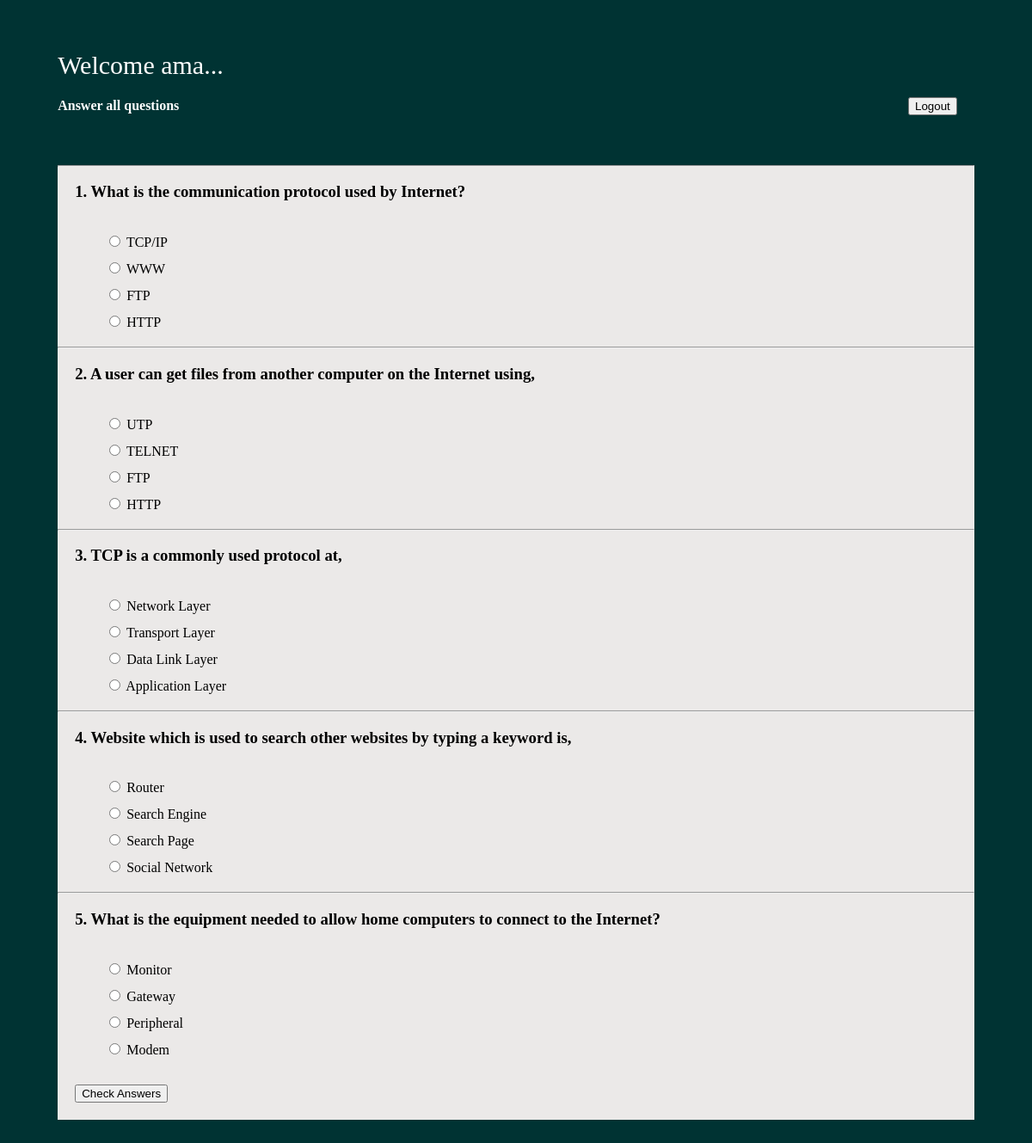
/question.php (signed in), run on the app's committed database.
### tables this page shows
CREATE TABLE `question` (
  `qID` varchar(10) NOT NULL,
  `question` varchar(150) NOT NULL,
  `ansID` int(10) NOT NULL
);

CREATE TABLE `answer` (
  `aID` int(10) NOT NULL,
  `answer` varchar(50) NOT NULL,
  `ansID` int(10) NOT NULL
);

### question.php (the view, shortened to what this page needs)
<?php
	require_once('connection.php');
?>
<html>
    <head>
    </head>
    <body>
        <div class="toparea">
            <span style="color: white; font-size: 30px;">
				Welcome <?php echo $_SESSION['username']; ?>...
			</span>
			<form method="POST" action="logout.php">
				<input type="submit" name="logout" value="Logout" style="float:right ">
			</form>
			<h4 style="color: white;">Answer all questions</h4>
		</div>
		<div class="qarea">
                <form action="answer.php" method = "POST" >
                    <?php
                    $chosing = "Select * from question order by rand() limit 5";
                    $count = 1;
                    $result = mysqli_query($connection, $chosing);
						 while ($rows = mysqli_fetch_array($result)) {
                        array_push($_SESSION['question'], $rows['question']);
                        ?>
                        <hr/>
                        <h3><?php echo  $count . ". " . $rows['question']; ?></h3><br/>
                        <?php
                        $chosing2 = "Select * from answer WHERE ansID='{$rows['qID']}' order by rand()";
                        $result2 = mysqli_query($connection, $chosing2);
                        $count++;
                        while ($rows = mysqli_fetch_array($result2)) {
                            ?>
                            <div class = "answr">
							<input type="radio" name="quizcheck[<?php echo $rows['ansID'];?>]" value="<?php $rows['aID']; ?>"> <?php echo $rows['answer']; ?>
                            <br>
                            </div>
                            <?php
                        }
                    }
                    ?>
                    <div>
                        <input type="submit" name="submit" value="Check Answers">
                    </div>
                </form>
            </div>
    </body>
</html>

### question.php (style rules this page uses)
body { background-color: #003333; }
.toparea { margin: 5%; }
.qarea { background-color: #ebe9e8; margin: 5%; }
h3 { margin-left: 20px; }
input[type=submit] { margin: 20px; }
input[type=radio] { margin-bottom: 15px; margin-left: 60px; }

### data on the page
question: question "What is the communication protocol used by Internet?"
answer: answer "TCP/IP"
answer: answer "WWW"
answer: answer "FTP"
answer: answer "HTTP"
question: question "A user can get files from another computer on the Internet using,"
answer: answer "UTP"
answer: answer "TELNET"
answer: answer "FTP"
answer: answer "HTTP"
question: question "TCP is a commonly used protocol at,"
answer: answer "Network Layer"
answer: answer "Transport Layer"
answer: answer "Data Link Layer"
answer: answer "Application Layer"
question: question "Website which is used to search other websites by typing a keyword is,"
answer: answer "Router"
answer: answer "Search Engine"
answer: answer "Search Page"
answer: answer "Social Network"
question: question "What is the equipment needed to allow home computers to connect to the Internet?"
answer: answer "Monitor"
answer: answer "Gateway"
answer: answer "Peripheral"
answer: answer "Modem"

### other printed values
$_SESSION['username'] "ama"
